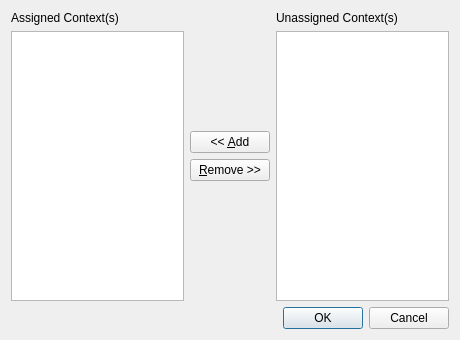
<?xml version="1.0" encoding="UTF-8"?>
<ui version="4.0">
 <class>ContextDialog</class>
 <widget class="QDialog" name="ContextDialog">
  <property name="geometry">
   <rect>
    <x>0</x>
    <y>0</y>
    <width>460</width>
    <height>340</height>
   </rect>
  </property>
  <property name="windowTitle">
   <string>Context of </string>
  </property>
  <layout class="QVBoxLayout" name="mainLayout">
   <item>
    <layout class="QHBoxLayout" name="listsRow">
     <item>
      <layout class="QVBoxLayout" name="assignedCol">
       <item>
        <widget class="QLabel" name="labelAssigned">
         <property name="text">
          <string>Assigned Context(s)</string>
         </property>
        </widget>
       </item>
       <item>
        <widget class="QListWidget" name="listAssigned">
         <property name="selectionMode">
          <enum>QAbstractItemView::SelectionMode::ExtendedSelection</enum>
         </property>
        </widget>
       </item>
      </layout>
     </item>
     <item>
      <layout class="QVBoxLayout" name="buttonsCol">
       <item>
        <spacer name="buttonsTopSpacer">
         <property name="orientation">
          <enum>Qt::Orientation::Vertical</enum>
         </property>
         <property name="sizeHint" stdset="0">
          <size>
           <width>20</width>
           <height>40</height>
          </size>
         </property>
        </spacer>
       </item>
       <item>
        <widget class="QPushButton" name="buttonAdd">
         <property name="text">
          <string>&lt;&lt; &amp;Add</string>
         </property>
        </widget>
       </item>
       <item>
        <widget class="QPushButton" name="buttonRemove">
         <property name="text">
          <string>&amp;Remove &gt;&gt;</string>
         </property>
        </widget>
       </item>
       <item>
        <spacer name="buttonsBottomSpacer">
         <property name="orientation">
          <enum>Qt::Orientation::Vertical</enum>
         </property>
         <property name="sizeHint" stdset="0">
          <size>
           <width>20</width>
           <height>40</height>
          </size>
         </property>
        </spacer>
       </item>
      </layout>
     </item>
     <item>
      <layout class="QVBoxLayout" name="unassignedCol">
       <item>
        <widget class="QLabel" name="labelUnassigned">
         <property name="text">
          <string>Unassigned Context(s)</string>
         </property>
        </widget>
       </item>
       <item>
        <widget class="QListWidget" name="listUnassigned">
         <property name="selectionMode">
          <enum>QAbstractItemView::SelectionMode::ExtendedSelection</enum>
         </property>
         <property name="sortingEnabled">
          <bool>true</bool>
         </property>
        </widget>
       </item>
      </layout>
     </item>
    </layout>
   </item>
   <item>
    <widget class="QDialogButtonBox" name="buttonBox">
     <property name="orientation">
      <enum>Qt::Orientation::Horizontal</enum>
     </property>
     <property name="standardButtons">
      <set>QDialogButtonBox::StandardButton::Cancel|QDialogButtonBox::StandardButton::Ok</set>
     </property>
    </widget>
   </item>
  </layout>
 </widget>
 <resources/>
 <connections/>
</ui>
